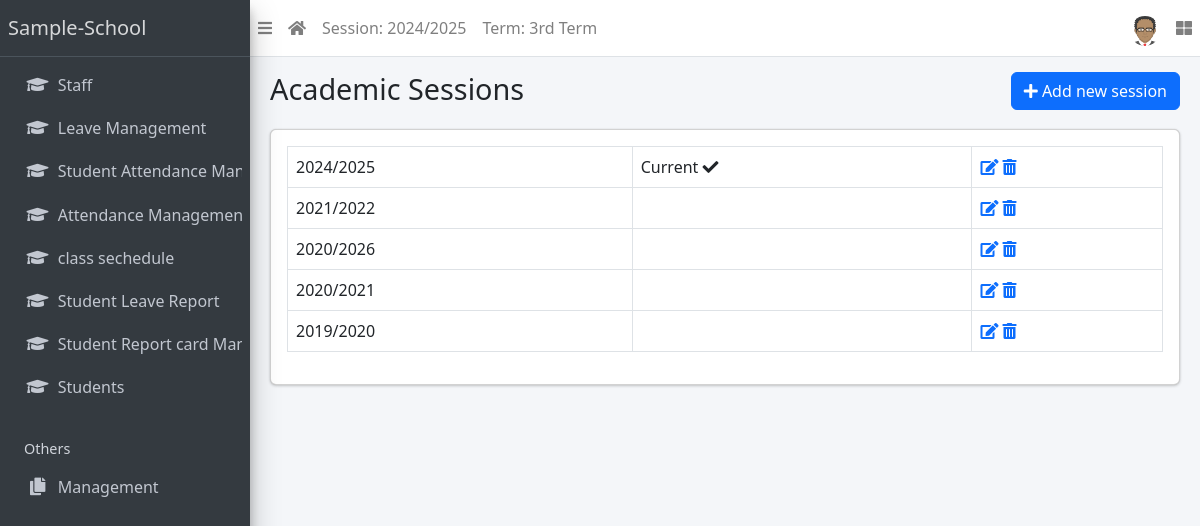
Page /session/list/ (signed in) on the committed database.
### apps/corecode/models.py (models this page shows, shortened)
class AcademicSession(models.Model):
    name = models.CharField(max_length=200, unique=True)
    current = models.BooleanField(default=True)
    class Meta:
        ordering = ["-name"]
    def __str__(self):
        return self.name

class AcademicTerm(models.Model):
    name = models.CharField(max_length=20, unique=True)
    current = models.BooleanField(default=True)
    class Meta:
        ordering = ["name"]

### apps/corecode/views.py (the view)
# urls.py: path("session/list/", SessionListView.as_view(), name="sessions"),
class SessionListView(LoginRequiredMixin, SuccessMessageMixin, ListView):
    model = AcademicSession
    template_name = "corecode/session_list.html"
    def get_context_data(self, **kwargs):
        context = super().get_context_data(**kwargs)
        context["form"] = AcademicSessionForm()
        return context

### apps/corecode/context_processors.py (called while the page is built)
def site_defaults(request):
    current_session = AcademicSession.objects.get(current=True)
    current_term = AcademicTerm.objects.get(current=True)
    vals = SiteConfig.objects.all()
    contexts = {
        "current_session": current_session.name,
        "current_term": current_term.name,
    }
    for val in vals:
        contexts[val.key] = val.value
    return contexts

### apps/corecode/templatetags/role_tags.py (called while the page is built)
@register.filter
def is_role(user, role_name):
    try:
        return user.userprofile.role == role_name
    except:
        return False

### apps/corecode/templates/corecode/session_list.html (shortened to what this page needs)
{% extends 'base.html' %}
{% load widget_tweaks %}
{% block title %}
Academic Sessions
{% endblock title %}
{% block breadcrumb %}
  <a class="btn btn-primary" href="#" data-toggle="modal" data-target="#modal1">
    <i class="fa fa-plus"></i>
    Add new session
  </a>
{% endblock breadcrumb %}
{% block content %}
  <div class="row">
    <div class="col-sm-12">
        <table class="table table-bordered">
          <tbody>
            {% for object in object_list %}
            <tr>
              <td>{{ object }}</td>
              <td>
                {% if object.current == True %}
                  Current <i class="fa fa-check"></i>
                {% endif %}
              </td>
              <td><a href="{% url 'session-update' object.id %}"><i
                    class="fa fa-edit"></i></a> <a
                  href="{% url 'session-delete' object.id %}"><i
                    class="fa fa-trash-alt"></i></a></td>
            </tr>
            {% endfor %}
          </tbody>
        </table>
    </div>
  </div>
{% endblock content %}

### templates/base.html (shortened to what this page needs)
{% load static %}
{% load role_tags %}
<!DOCTYPE html>
<html lang="en">
<head>
  <link rel='stylesheet' href='https://cdn.jsdelivr.net/npm/bootstrap@5.0.1/dist/css/bootstrap.min.css'>
  <link rel='stylesheet' href='https://cdn.jsdelivr.net/npm/bootstrap@4.5.0/dist/css/bootstrap.min.css'>
  <link rel='stylesheet' href='https://cdn.jsdelivr.net/npm/bootstrap@4.4.1/dist/css/bootstrap.min.css'>
  <link rel="stylesheet" href="{% static 'plugins/fontawesome-free/css/all.min.css' %}">
  <link rel="stylesheet" href="{% static 'plugins/toastr/toastr.min.css' %}">
  <link rel="stylesheet" href="https://cdnjs.cloudflare.com/ajax/libs/font-awesome/5.15.3/css/all.min.css">
  <link rel="stylesheet"
    href="{% static 'plugins/overlayScrollbars/css/OverlayScrollbars.min.css' %}">
  <link rel="stylesheet" href="{% static 'plugins/Datatables/datatables.min.css' %}" />
  <link rel="stylesheet" href="{% static 'dist/css/adminlte.min.css' %}">
</head>
  <link rel="stylesheet" href="https://cdnjs.cloudflare.com/ajax/libs/font-awesome/5.15.4/css/all.min.css">
  <link rel="stylesheet" href="https://stackpath.bootstrapcdn.com/bootstrap/5.3.0/css/bootstrap.min.css">
</head>
<body
  class="hold-transition sidebar-mini layout-fixed layout-navbar-fixed layout-footer-fixed">
  <div class="wrapper">
    <nav class="main-header navbar navbar-expand navbar-white navbar-light">
      <ul class="navbar-nav">
        <li class="nav-item">
          <a class="nav-link" data-widget="pushmenu" href="#" role="button"><i
              class="fas fa-bars"></i></a>
        </li>
        <li class="nav-item d-none d-sm-inline-block">
          <a href="{% url 'home' %} " class="nav-link"><i class="fa fa-home"></i></a>
        </li>
        <li class="nav-item d-none d-sm-inline-block">
          <a href="{% url 'current-session' %}" class="nav-link">Session: {{ current_session }}</a>
        </li>
        <li class="nav-item d-none d-sm-inline-block">
          <a href="{% url 'current-session' %}" class="nav-link">Term: {{ current_term }}</a>
        </li>
      </ul>
      <ul class="navbar-nav ml-auto">
        <li class="nav-item dropdown">
          <a class="nav-link" data-toggle="dropdown" href="#">
            {% if user.profile.profile_picture %}
                <img src="{{ user.profile.profile_picture.url }}" class="rounded-circle" alt="Profile Image" width="30" height="30">
            {% else %}
                <img src="{% static 'dist/img/avatar.png' %}" alt="Default Profile Picture"
                class="rounded-circle" alt="Profile Image" width="30" height="30">
            {% endif %}
        </a>
        </li>
        <li class="nav-item">
          <a class="nav-link" data-widget="control-sidebar" data-slide="true"
            href="#" role="button"><i class="fas fa-th-large"></i></a>
        </li>
      </ul>
    </nav>
    <aside class="main-sidebar sidebar-dark-primary elevation-4">
      <a href="{% url 'home' %}" class="brand-link">{{ School_name | default:"Sample-School" }}</a>
      <div class="sidebar">
        <nav class="mt-2">
          <ul class="nav nav-pills nav-sidebar flex-column"
          data-widget="treeview" role="menu" data-accordion="false">
          {% if user|is_role:"student" %}
          <!-- <li class="nav-item">
          <a href="{% url 'student-list' %}" class="nav-link">
          <i class="nav-icon fas fa-graduation-cap"></i>
          <p>Students</p>
          </a>
          </li> -->
          <li class="nav-item">
            <a href="{% url 'student-data' %}" class="nav-link">
              <i class="nav-icon fas fa-graduation-cap"></i>
              <p>
                Students
              </p>
            </a>
          </li>
          <li class="nav-item">
            <a href="{% url 'student-attendance' %}" class="nav-link">
              <i class="nav-icon fas fa-graduation-cap"></i>
              <p>
                Leave Management
              </p>
            </a>
          </li>
          <li class="nav-item">
            <a href="{% url 'student-attendance-report' %}" class="nav-link">
              <i class="nav-icon fas fa-graduation-cap"></i>
              <p>
                Attendance Management
              </p>
            </a>
          </li>
          <li class="nav-item">
            <a href="{% url 'student-report-card' %}" class="nav-link">
              <i class="nav-icon fas fa-graduation-cap"></i>
              <p>
                Report Card
              </p>
            </a>
          </li>
          {% elif user|is_role:"teacher" %}
          <li class="nav-item">
            <a href="{% url 'staff-data' %}" class="nav-link">
              <i class="nav-icon fas fa-graduation-cap"></i>
              <p>
                Staff
              </p>
            </a>
          </li>
          <li class="nav-item">
            <a href="{% url 'staff-attendance' %}" class="nav-link">
              <i class="nav-icon fas fa-graduation-cap"></i>
              <p>
                Leave Management
              </p>
            </a>
          </li>
          <li class="nav-item">
            <a href="{% url 'staff-attendance-list' %}" class="nav-link">
              <i class="nav-icon fas fa-graduation-cap"></i>
              <p>
                Student Attendance Management
              </p>
            </a>
          </li>
          <li class="nav-item">
            <a href="{% url 'staff-attendance-view' %}" class="nav-link">
              <i class="nav-icon fas fa-graduation-cap"></i>
              <p>
                Attendance Management
              </p>
            </a>
          </li>
          <li class="nav-item">
            <a href="{% url 'staff-class-sechedule' %}" class="nav-link">
              <i class="nav-icon fas fa-graduation-cap"></i>
              <p>
               class sechedule
              </p>
            </a>
          </li>
          <li class="nav-item">
            <a href="{% url 'staff-student-leave-report' %}" class="nav-link">
              <i class="nav-icon fas fa-graduation-cap"></i>
              <p>
               Student Leave Report
              </p>
            </a>
          </li>
          <li class="nav-item">
            <a href="{% url 'staff-reportcard-list' %}" class="nav-link">
              <i class="nav-icon fas fa-graduation-cap"></i>
              <p>
                Student Report card Management
              </p>
            </a>
          </li>
          <li class="nav-item">
            <a href="{% url 'student-list' %}" class="nav-link">
            <i class="nav-icon fas fa-graduation-cap"></i>
            <p>Students</p>
            </a>
            </li>
          <li class="nav-header">Others</li>
          <li class="nav-item has-treeview">
          <a href="#" class="nav-link">
          <i class="nav-icon fas fa-copy"></i>
          <p>Management </p>
          </a>
          </li>
          {% endif %}
          </ul>
        </nav>
      </div>
    </aside>
    <div class="content-wrapper">
      <section class="content-header">
        <div class="container-fluid">
          <div class="row mb-1">
            <div class="col-sm-8">
              <h1>{% block title %}{% endblock title %}</h1>
            </div>
            <div class="col-sm-4">
              <ol class="breadcrumb float-sm-right">
                <li class="breadcrumb-item">{% block breadcrumb %}{% endblock breadcrumb %}</li>
              </ol>
            </div>
          </div>
        </div>
      </section>
      <section class="content">
        <div class="container-fluid">
          <div class="row">
            <div class="col-md-12">
              {% block fullcard %}
              <div class="card">
                <div class="card-body">
                  <div class="row">
                    <div class="col">
                      {% block content %}
                      {% endblock content %}
                    </div>
                  </div>
                </div>
              </div>
              {% endblock fullcard %}
            </div>
          </div>
        </div>
      </section>
    </div>
  </div>
</body>
</html>

### rows in the picture
AcademicSession: name "2024/2025", current "Current"
AcademicTerm: name "3rd Term"
AcademicSession: name "2021/2022"
AcademicSession: name "2020/2026"
AcademicSession: name "2020/2021"
AcademicSession: name "2019/2020"

### other values in the picture
{{ School_name | default:"Sample-School" }} "Sample-School"
